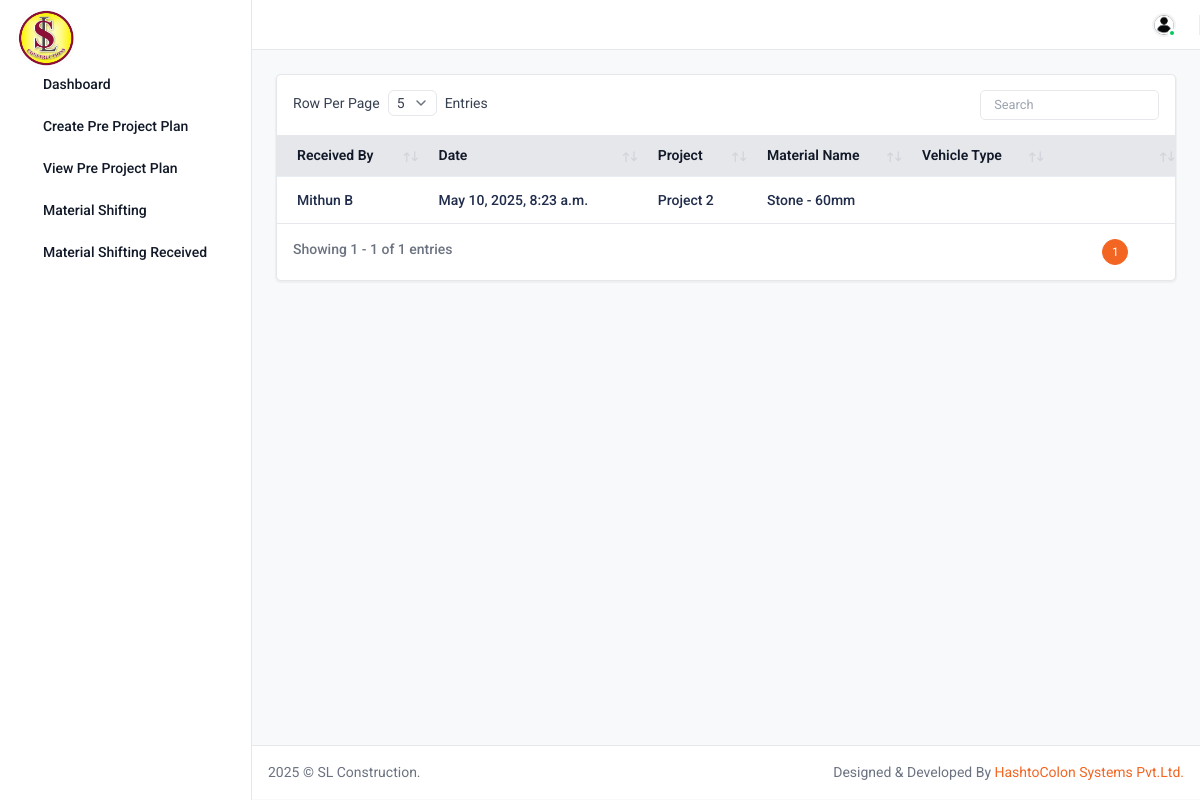
The page /material_shifting_received_list/3 (signed in) on the database its author committed.
### base/models.py (models this page shows, shortened)
class Material_shifting_received(models.Model):
   date = models.DateTimeField(auto_now_add=True, blank=True)
   user = models.ForeignKey(User, on_delete=models.CASCADE)
   project = models.ForeignKey(Project,  blank=True, null=True, on_delete=models.CASCADE, )
   image=models.ImageField(upload_to='uploads/' ,blank=True,)
   Material_name=models.CharField(max_length=225, default="", blank=True,) #
   lon=models.CharField(max_length=255, default="", blank=True)
   lat=models.CharField(max_length=255, default="", blank=True)

class User(AbstractUser):
   designation = models.CharField(max_length = 20, choices = designation_choice, null=True, blank=True)

class Project(models.Model):
   project_name=models.CharField(max_length=255, default="", blank=True)
   address=models.TextField(default="", blank=True)
   date = models.DateTimeField(auto_now_add=True, blank=True)

### base/views.py (the view)
# urls.py: path("material_shifting_received_list/<int:pk>",views.material_shifting_received_list, name="material_shifting_received_list"),
@login_required
def material_shifting_received_list(request,pk):
 current_record = Project.objects.get(pk=pk)
 post=Material_shifting_received.objects.filter(project=current_record).order_by('-id')
 context = {'post': post}
 return render(request, "meterialshifting-recived-tabel.html", context)

### templates/meterialshifting-recived-tabel.html (shortened to what this page needs)
{% extends "base.html" %}
{% load static %}
{% load widget_tweaks %}
{% block content %}
<div class="content">
      <div class="row">
    <div class="col-sm-12">
      <div class="card">
        <div class="card-body p-0">
          <div class="custom-datatable-filter table-responsive">
            <table class="table datatable">
              <thead class="thead-light">
                <tr>
                  <th>Received By</th>
                  <th>Date </th>
                  <th>Project</th>
                  <th>Material Name</th>
                  <th>Vehicle Type</th>
                  <th></th>
                </tr>
              </thead>
              <tbody>
                {% for posts in post %}
                <tr>
                  <td><h6 class="fw-medium">{{posts.user.first_name}} {{posts.user.last_name}}</h6></td>
                  <td><h6 class="fw-medium">{{posts.date}}</h6></td>
                  <td><h6 class="fw-medium">{{posts.project.project_name}}</h6></td>
                  <td><h6 class="fw-medium">{{posts.Material_name}}</h6></td>
                  <td><h6 class="fw-medium">{{posts.vehicle}}</h6></td>
                  <td>
                    <div class="action-icon d-inline-flex">
                      <a href="{% url 'base:material_shifting_received_detail' posts.pk %}" class="me-5"
                        ><i class="ti ti-eye text-success"></i
                      ></a>
                    </div>
                  </td>
                </tr>
                {% endfor %}
              </tbody>
            </table>
          </div>
        </div>
      </div>
    </div>
  </div>
</div >
{% endblock content %}

### rows shown on the page
Material_shifting_received: user.first_name "Mithun", user.last_name "B", date "May 10, 2025, 8:23 a.m.", project.project_name "Project 2", Material_name "Stone - 60mm"
